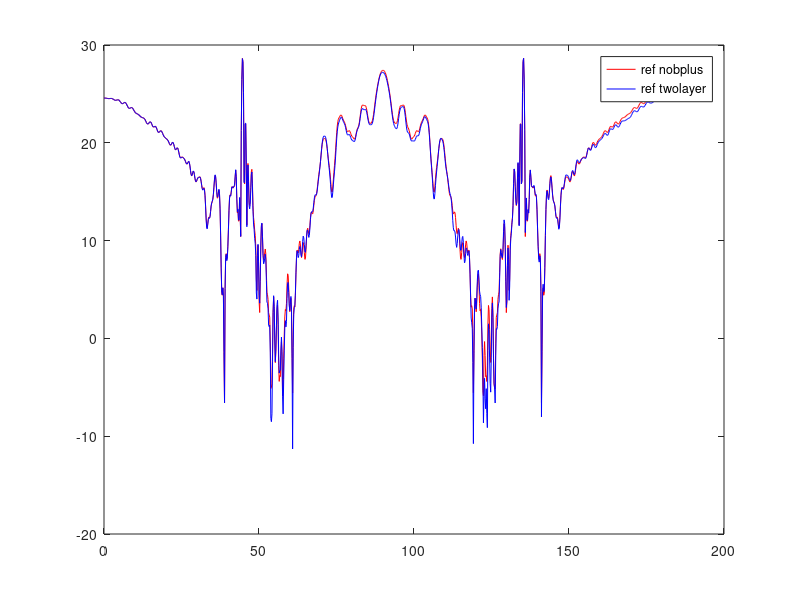

The MATLAB script that drew this image:
clear all;
close all;
clc;
% rcs_new = load('HH_bistatic.txt');
rcs_new = load('RCS_monostatic_ABCD_fix.txt');
% rcs_new = load('RCS_monostatic_new_tfqmr.txt');
% rcs_new = load('RCS_monostatic_new_tfqmr.txt');
plot(rcs_new(:,2),rcs_new(:,3),'r');
hold on

% rcs_new = load('RCS_monostatic_early_twolayer.txt');
% plot(rcs_new(:,2),rcs_new(:,3),'k');
% hold on

rcs_new = load('RCS_monostatic_new.txt');
plot(rcs_new(:,2),rcs_new(:,3),'b');
hold on

% 
% % % % rcs_new1 = load('VV_bistatic1.txt');
% plot(rcs_new(:,1),rcs_new(:,2));
hold on
% plot(rcs_new1(:,1),rcs_new1(:,2),'g');
% hold on

% rcs0 = load('RCS_monostatic_ref.txt');
% % rcs1 = load('../MLMDA_DIRECT_SOLVER_2D_EFIE_accuracy_reference/RCS_monostatic.txt');
% % rcs2 = load('../MLMDA_DIRECT_SOLVER_2D_EFIE_accuracy_reference/VV_bistatic2.txt');
% plot(rcs0(:,2),rcs0(:,3),'r');
% hold on
% plot(rcs1(:,2),rcs1(:,3),'k');
hold on
% plot(rcs2(:,1),rcs2(:,2),'k');
legend('ref nobplus','ref twolayer','new')
